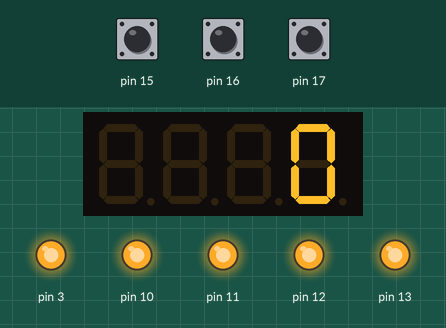
Bench run of a sketch on a simulated Arduino Uno, built with avr-gcc and run on an emulated ATmega328P. Parts: 4-digit seven-segment display, output pins drawn as LEDs (lit = HIGH). The test bench sets the inputs (shaded band); at power-on: pin 16 HIGH, pin 15 HIGH, pin 17 HIGH.

Above: at 1.2 s.
1.3 s: pin 16 pulled LOW for 3.2 s
At 1.8 s:
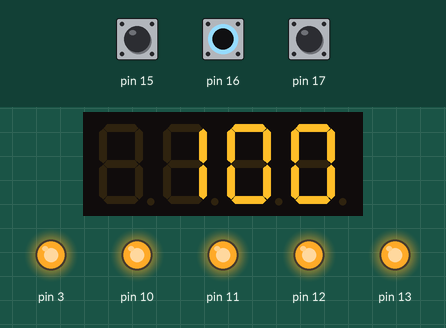
6.0 s: pin 15 pulled LOW for 0.15 s
At 7.8 s:
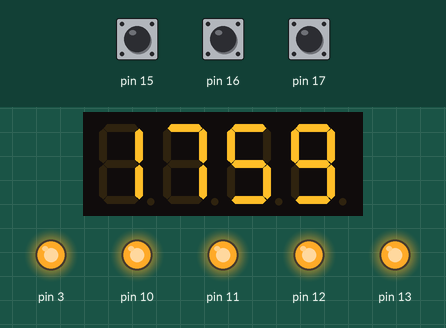
Timing chart, 0 to 9.3 s (numbered marks = the images above; inputs shaded):
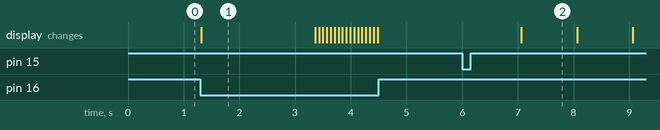

Measured:
- after the input at 1.3 s, the display: changes at once (image 1)
- after the input at 6.0 s, the display: changes after 1.1 s (image 2)
- what the display in image 1 shows lasts 2.1 s, from 1.3 s to 3.4 s

The sketch:

timer.ino
```cpp
#include <TimerOne.h>
#include <Wire.h>
#include <MultiFuncShield.h>

enum CountDownModeValues
{
  COUNTING_STOPPED,
  COUNTING
};
//variables
byte countDownMode = COUNTING_STOPPED;

byte tenths = 0;
char seconds = 0;
char minutes = 0;


void setup() {
  //initialize timer
  Timer1.initialize();
  MFS.initialize(&Timer1);
  MFS.write(0);
  Serial.begin(9600);
  MFS.initLM35(SMOOTHING_MODERATE); // For the Temperature messaure
}

void loop() {
  byte btn = MFS.getButton();
  //
  switch (countDownMode)
  {
    case COUNTING_STOPPED:
        // Start the countdow
        if (btn == BUTTON_1_SHORT_RELEASE && (minutes + seconds) > 0)
        {
          countDownMode = COUNTING;
        }
        // set every time variable and display to 0
        else if (btn == BUTTON_1_LONG_PRESSED)
        {
          // reset the countdow
          tenths = 0;
          seconds = 0;
          minutes = 0;
          MFS.write(minutes*100 + seconds);
        }
        // add 1 minute per klick!!
        else if (btn == BUTTON_2_PRESSED || btn == BUTTON_2_LONG_PRESSED)
        {
          minutes++;
          if (minutes > 60)
          {
            minutes = 0;
          }
          MFS.write(minutes*100 + seconds);
        }
        // add 10 seconds per klick
        else if (btn == BUTTON_3_PRESSED)
        {
          seconds += 10;
          if (seconds >= 60)
          {
            seconds = 0;
          }
          MFS.write(minutes*100 + seconds);
        }
        // Displey temperature wihle holding the button and when it's released
        else if (btn == BUTTON_3_LONG_PRESSED)
        {
          int tempCentigrade = MFS.getLM35Data();
          MFS.write((float)tempCentigrade / 10, 1);
          tenths = 0;
          seconds = 0;
          minutes = 0;
        }
        break;

    case COUNTING:
        // stop the countdow
        if (btn == BUTTON_1_SHORT_RELEASE || btn == BUTTON_1_LONG_RELEASE)
        {
          countDownMode = COUNTING_STOPPED;
        }
        else
        {
          // continue the countdown
          tenths++;

          if (tenths == 10)
          {
            tenths = 0;
            seconds--;

            if (seconds < 0 && minutes > 0)
            {
              seconds = 59;
              minutes--;
            }
            // activate all LED's
            if (seconds == 5)
            {
              MFS.writeLeds(LED_ALL, ON);
            }
            // set all LED's to blink
            else if (seconds == 4)
            {
              MFS.blinkLeds(LED_1 | LED_2 | LED_3 | LED_4, ON);
            }
            //stop blink on led 1 but it's still active
            else if (seconds == 3)
            {
              MFS.blinkLeds(LED_1, OFF);
            }
            //stop blink on led 1 & 2 but they are still active
            else if (seconds == 2)
            {
               MFS.blinkLeds(LED_1 | LED_2, OFF);
            }
            //stop blink on led 1 & 2 & 3 but they are still active
            else if (seconds == 1)
            {
              MFS.blinkLeds(LED_1 | LED_2 | LED_3, OFF);
            }
            //deactivate all LED's and give the signal sound
            else if (minutes == 0 && seconds == 0)
            {
              MFS.writeLeds(LED_ALL, OFF);
              // timer has reached 0, so sound the alarm
              MFS.beep(50, 50, 3);  // beep 3 times, 500 milliseconds on / 500 off
              countDownMode = COUNTING_STOPPED;
            }

            MFS.write(minutes*100 + seconds);
          }
          delay(100);
        }
        break;
  }
}
```
